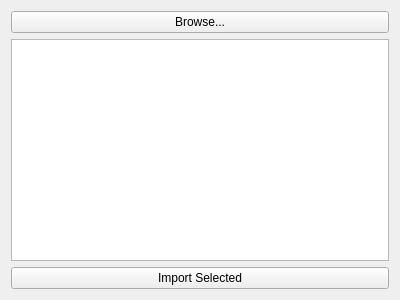
<?xml version="1.0" encoding="UTF-8"?>
<ui version="4.0">
 <class>Form</class>
 <widget class="QWidget" name="Form">
  <property name="geometry">
   <rect>
    <x>0</x>
    <y>0</y>
    <width>400</width>
    <height>300</height>
   </rect>
  </property>
  <property name="windowTitle">
   <string>Form</string>
  </property>
  <layout class="QGridLayout" name="gridLayout">
   <item row="2" column="0">
    <widget class="QPushButton" name="btn_import_data">
     <property name="text">
      <string>Import Selected</string>
     </property>
    </widget>
   </item>
   <item row="1" column="0">
    <widget class="QListWidget" name="list_data"/>
   </item>
   <item row="0" column="0">
    <widget class="QPushButton" name="btn_xml_browse">
     <property name="text">
      <string>Browse...</string>
     </property>
    </widget>
   </item>
  </layout>
 </widget>
 <resources/>
 <connections/>
</ui>
